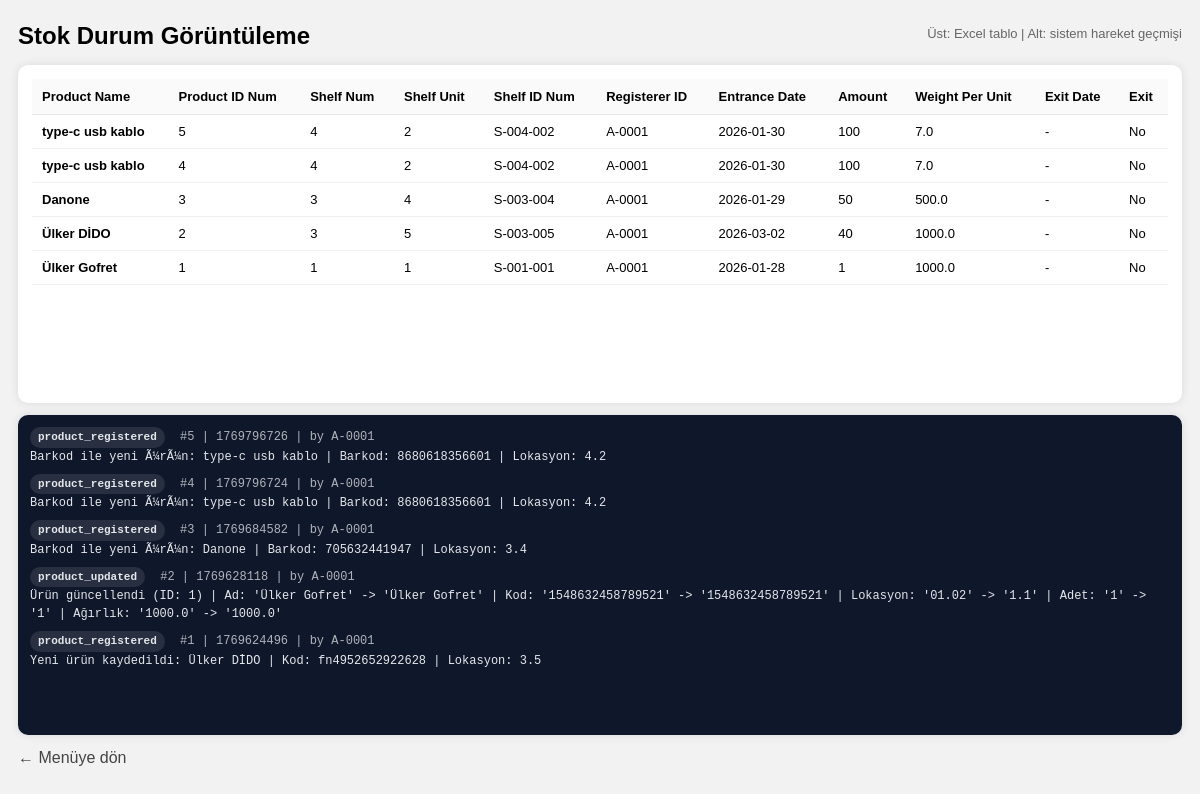
The app's page /stok-durum (signed in) with its own data.
### tables this page shows
CREATE TABLE products (
            id INTEGER PRIMARY KEY AUTOINCREMENT,
            product_code TEXT NOT NULL,
            product_name TEXT NOT NULL,
            product_weight REAL NOT NULL,
            quantity INTEGER NOT NULL,
            location TEXT NOT NULL,
            entry_date TEXT NOT NULL,
            exit_date TEXT DEFAULT '',
            created_by_user_id INTEGER NOT NULL,
            created_at INTEGER NOT NULL, shelf_num INTEGER DEFAULT 0, shelf_unit INTEGER DEFAULT 0, shelf_id TEXT DEFAULT '', exit_flag INTEGER DEFAULT 0,
            FOREIGN KEY(created_by_user_id) REFERENCES users(id)
        );

CREATE TABLE users (
            id INTEGER PRIMARY KEY AUTOINCREMENT,
            username TEXT UNIQUE,
            password_hash TEXT
        , full_name TEXT DEFAULT '', employee_id TEXT DEFAULT '', is_admin INTEGER DEFAULT 0);

CREATE TABLE events (
            id INTEGER PRIMARY KEY AUTOINCREMENT,
            event_type TEXT NOT NULL,
            message TEXT NOT NULL,
            created_by_user_id INTEGER DEFAULT 0,
            created_at INTEGER NOT NULL
        );

### main.py (the view)
@app.get("/stok-durum", response_class=HTMLResponse)
def stok_durum(request: Request):
    if not require_login(request):
        return RedirectResponse(url="/", status_code=303)
    products = list_products_for_stock()
    events = list_events(200)
    return templates.TemplateResponse("stok_durum.html", {
        "request": request,
        "products": products,
        "events": events
    })

### templates/stok_durum.html (shortened to what this page needs)
<!DOCTYPE html>
<html lang="tr">
<head>
</head>
<body>
  <div class="wrap">
    <div class="topbar">
      <h2 style="margin:0;">Stok Durum Görüntüleme</h2>
      <div class="hint">Üst: Excel tablo | Alt: sistem hareket geçmişi</div>
    </div>
    <div class="split">
      <div class="card" style="overflow:auto;">
        <table>
          <thead>
            <tr>
              <th>Product Name</th>
              <th>Product ID Num</th>
              <th>Shelf Num</th>
              <th>Shelf Unit</th>
              <th>Shelf ID Num</th>
              <th>Registerer ID</th>
              <th>Entrance Date</th>
              <th>Amount</th>
              <th>Weight Per Unit</th>
              <th>Exit Date</th>
              <th>Exit</th>
            </tr>
          </thead>
          <tbody>
            {% for p in products %}
              <tr>
                <td><b>{{ p[1] }}</b></td>
                <td>{{ p[0] }}</td>
                <td>{{ p[3] }}</td>
                <td>{{ p[4] }}</td>
                <td>{{ p[5] if p[5] else "-" }}</td>
                <td>{{ p[6] if p[6] else "-" }}</td>
                <td>{{ p[7] }}</td>
                <td>{{ p[8] }}</td>
                <td>{{ p[9] }}</td>
                <td>{{ p[10] if p[10] else "-" }}</td>
                <td>{{ "Yes" if p[11] == 1 else "No" }}</td>
              </tr>
            {% endfor %}
          </tbody>
        </table>
      </div>
      <div class="logbox" id="logbox">
        {% if events %}
          {% for e in events %}
            <div class="logline">
              <span class="tag">{{ e[1] }}</span>
              <span class="muted">#{{ e[0] }} | {{ e[3] }}</span>
              <span class="muted">
                {% if e[6] %} | by {{ e[6] }} {% elif e[4] %} | by {{ e[4] }} {% endif %}
              </span>
              <div>{{ e[2] }}</div>
            </div>
          {% endfor %}
        {% else %}
          <div class="logline">Henüz hareket kaydı yok.</div>
        {% endif %}
      </div>
    </div>
    <a class="back" href="/dashboard">← Menüye dön</a>
  </div>
</body>
</html>

### templates/stok_durum.html (style rules this page uses)
body { font-family:Arial;background:#f2f2f2;margin:0;padding:0; }
.wrap { max-width:1200px;margin:0 auto;padding:18px; }
.topbar { display:flex;justify-content:space-between;align-items:center;margin-bottom:12px; }
.card { background:#fff;border-radius:10px;box-shadow:0 0 10px rgba(0,0,0,.10);padding:14px; }
.hint { color:#666;font-size:13px;margin:8px 0 12px 0; }
a.back { display:inline-block;margin-top:14px;text-decoration:none;color:#444; }
table { width:100%;border-collapse:collapse;background:#fff; }
thead th { position:sticky; top:0; background:#fafafa; border-bottom:1px solid #e6e6e6; font-size:13px; padding:10px; text-align:left; white-space:nowrap; }
tbody td { border-bottom:1px solid #f0f0f0; font-size:13px; padding:9px 10px; white-space:nowrap; }
.split { display:grid; grid-template-rows: 1fr 320px; gap:12px; height: calc(100vh - 130px); }
.logbox { background:#0f172a; color:#e5e7eb; border-radius:10px; padding:12px; overflow:auto; font-family: ui-monospace, SFMono-Regular, Menlo, Monaco, Consolas, "Liberation Mono", "Courier New", monospace; font-size:12px; line-height:1.5; box-shadow:0 0 10px rgba(0,0,0,.10); }
.logline { margin:0 0 8px 0; }
.tag { display:inline-block; padding:2px 8px; border-radius:999px; font-weight:800; font-size:11px; background:rgba(255,255,255,.10); margin-right:8px; }
.muted { opacity:.75; }

### records on screen
products: product_name "type-c usb kablo", id "5", shelf_num "4", shelf_unit "2", shelf "S-004-002", employee_id "A-0001", entry_date "2026-01-30", quantity "100", product_weight "7.0", exit_date "-", exit_flag "No"
products: product_name "type-c usb kablo", id "4", shelf_num "4", shelf_unit "2", shelf "S-004-002", employee_id "A-0001", entry_date "2026-01-30", quantity "100", product_weight "7.0", exit_date "-", exit_flag "No"
products: product_name "Danone", id "3", shelf_num "3", shelf_unit "4", shelf "S-003-004", employee_id "A-0001", entry_date "2026-01-29", quantity "50", product_weight "500.0", exit_date "-", exit_flag "No"
products: product_name "Ülker DİDO", id "2", shelf_num "3", shelf_unit "5", shelf "S-003-005", employee_id "A-0001", entry_date "2026-03-02", quantity "40", product_weight "1000.0", exit_date "-", exit_flag "No"
products: product_name "Ülker Gofret", id "1", shelf_num "1", shelf_unit "1", shelf "S-001-001", employee_id "A-0001", entry_date "2026-01-28", quantity "1", product_weight "1000.0", exit_date "-", exit_flag "No"
events: event_type "product_registered", id "5", created_at "1769796726", employee_id "A-0001", message "Barkod ile yeni Ã¼rÃ¼n: type-c usb kablo | Barkod: 8680618356601 | Lokasyon: 4.2"
events: event_type "product_registered", id "4", created_at "1769796724", employee_id "A-0001", message "Barkod ile yeni Ã¼rÃ¼n: type-c usb kablo | Barkod: 8680618356601 | Lokasyon: 4.2"
events: event_type "product_registered", id "3", created_at "1769684582", employee_id "A-0001", message "Barkod ile yeni Ã¼rÃ¼n: Danone | Barkod: 705632441947 | Lokasyon: 3.4"
events: event_type "product_updated", id "2", created_at "1769628118", employee_id "A-0001", message "Ürün güncellendi (ID: 1) | Ad: 'Ülker Gofret' -> 'Ülker Gofret' | Kod: '1548632458789521' -> '1548632458789521' | Lokasyon: '01.02' -> '1.1' | Adet: '1' -> '1' | Ağırlık: '1000.0' -> '1000.0'"
events: event_type "product_registered", id "1", created_at "1769624496", employee_id "A-0001", message "Yeni ürün kaydedildi: Ülker DİDO | Kod: fn4952652922628 | Lokasyon: 3.5"
